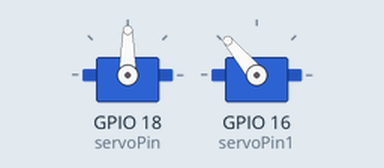
This sketch was run on a simulated ESP32. Shown: 2 × servo. What the sketch prints to the serial monitor is not drawn.

Above: at 0.05 s.
At 0.45 s:
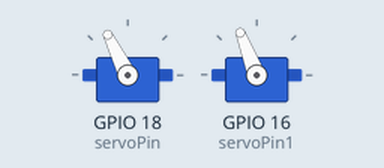
At 0.65 s:
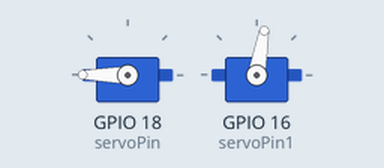
At 1.1 s:
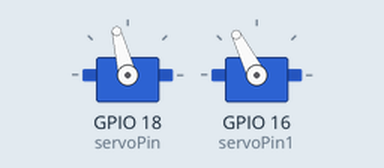
Timing chart, 0 to 3.4 s (numbered marks = the images above):
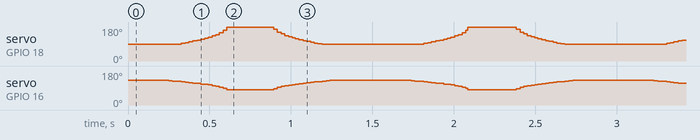

The sketch:

InverseKinematicsLine.ino
```cpp
#include <ESP32Servo.h>

// Define the servo objects
Servo myservo;
Servo myservo1;

// Define the servo pins
int servoPin = 18;
int servoPin1 = 16;

// Minimum and maximum position values
int minPosition = 100;
int maxPosition = 300;

// Step size for incrementing or decrementing the position
int stepSize = 1;

// Current position value
int position = minPosition;

// Variable to control the direction of movement
bool increasing = true;

void setup() {
  // Attach the servos to the defined pins
  myservo.attach(servoPin);
  myservo1.attach(servoPin1);

  // Initialize serial communication
  Serial.begin(115200);
  Serial.println("MG996R Servo Control Looping from 100 to 300.");
}

void loop() {
  // Calculate angle C based on the current position
  float angleC = calculateAngleC(130, 130, position);

  // Calculate theta1
  int theta1 = (180 - angleC) / 2;

  // Move the servos based on the calculated angles
  if (angleC > 90) {
    myservo.write(angleC);
  } else {
    myservo.write(90);
  }
  if(theta1 < 50){
    myservo1.write(80 + theta1);
  }else{
    myservo1.write(130);
  }
   // Print the current position and angles for debugging
  Serial.print("Position: ");
  Serial.print(position);
  Serial.print(", Angle C: ");
  Serial.print(angleC);
  Serial.print(", Theta1: ");
  Serial.println(theta1);

  // Update the position
  if (increasing) {
    position += stepSize;
    if (position >= maxPosition) {
      position = maxPosition;
      increasing = false;  // Start decreasing
    }
  } else {
    position -= stepSize;
    if (position <= minPosition) {
      position = minPosition;
      increasing = true;  // Start increasing
    }
  }

  // Add a small delay for smoother movement
}

// Function to calculate angle C using the Law of Cosines
float calculateAngleC(float a, float b, float c) {
  // Calculate the cosine of angle C
  float cosC = (a * a + b * b - c * c) / (2.0 * a * b);

  // Check for any floating-point inaccuracies
  if (cosC > 1.0) cosC = 1.0;
  if (cosC < -1.0) cosC = -1.0;

  // Calculate angle C in radians
  float angleC_rad = acos(cosC);

  // Convert the angle to degrees
  float angleC_deg = degrees(angleC_rad);

  return angleC_deg;
}
```
